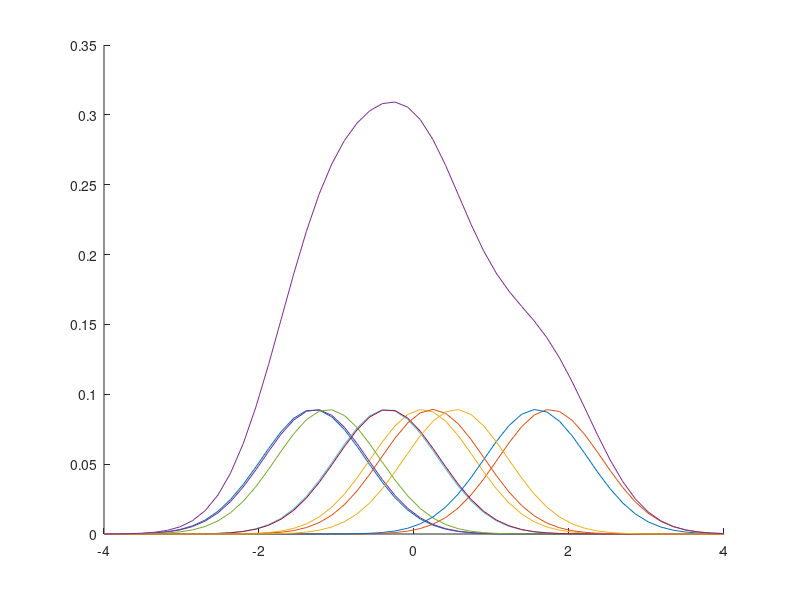

This chart was generated by the following MATLAB code:
% Example 9.6
% Computational Statistics Handbook with MATLAB, 2nd Edition
% Wendy L. and Angel R. Martinez

% Generate standard normal random variables.
n = 10;
data = randn(1,n);
% We will get the density estimate at these x values.
x = linspace(-4,4,50);
fhat = zeros(size(x));
h = 1.06*n^(-1/5);
hold on
for i=1:n
   % get each kernel function evaluated at x
			% centered 		at data
   f=exp(-(1/(2*h^2))*(x-data(i)).^2)/sqrt(2*pi)/h;
   plot(x,f/(n*h));
   fhat = fhat+f/(n);
end
plot(x,fhat);
hold off
